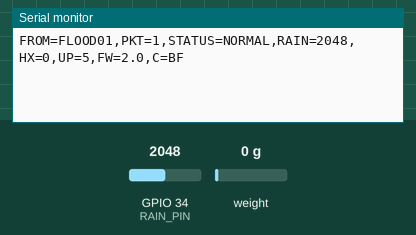
Simulated run of this sketch. Board: ESP32. Parts: the last lines printed to the serial monitor. The test bench sets the inputs (shaded band); at power-on: weight on the scale 0 g, GPIO 34 (RAIN_PIN) = 2048 (analog values on the 0–4095 scale). Random numbers use the default seed unless the sketch sets one; no radio packets arrive unless stated.

Above: at 5.8 s.
5.9 s: weight on the scale set to 100 g
At 11.6 s:
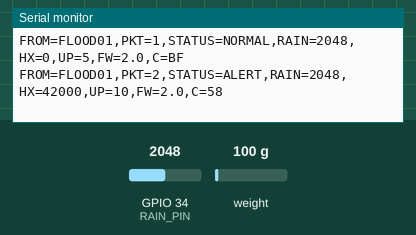
16.8 s: GPIO 34 (RAIN_PIN) set to 2866
At 26.5 s:
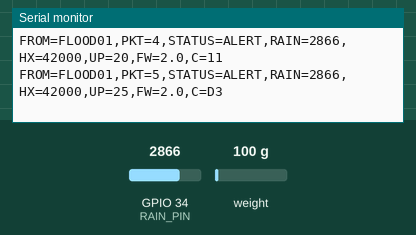
27.0 s: weight on the scale set to 1250 g
At 31.8 s:
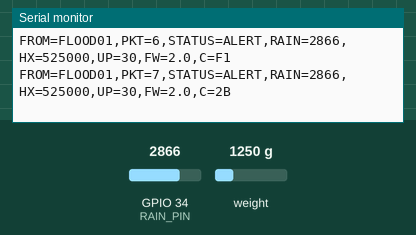
32.3 s: GPIO 34 (RAIN_PIN) set to 2047
At 42.3 s:
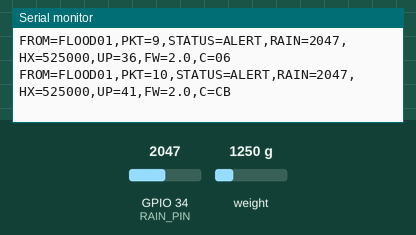
42.6 s: weight on the scale set to 2500 g
At 52.3 s:
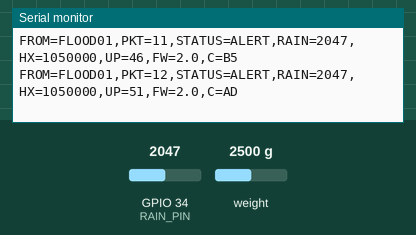
52.9 s: GPIO 34 (RAIN_PIN) set to 1228
At 58.1 s:
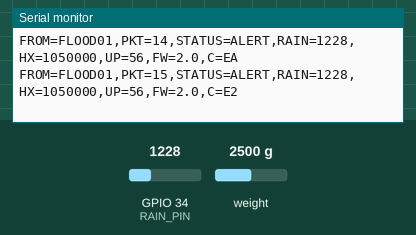

The sketch:

node1_flood.ino
```cpp
/*
  AquaMesh Node 1  (FLOOD01)  v2.0  -  rain sensor + HX711 -> LoRa 433 MHz
  Written WITHOUT access to your original node1.ino: check PIN numbers below against your wiring.
  Packet stays backward-compatible with the old Pi parser:
     FROM=FLOOD01,PKT=33,STATUS=NORMAL,RAIN=120,HX=192547,UP=165,FW=2.0,C=3F
  What is better than v1:
   - median of 5 ADC samples (kills single-sample spikes)            - STATUS alert uses hysteresis (2 in a row to set, 3 to clear)
   - HX711 omitted (not sent as 0) when it is not ready              - uptime UP= so the Pi can see reboots
   - CRC-8 (poly 0x07) over the payload so corrupted packets are rejected  - hardware watchdog restarts a hung node
   - optional battery voltage VBAT= (set VBAT_PIN)                    - jittered TX so two nodes do not always collide
*/
#include <SPI.h>
#include <LoRa.h>
#include <HX711.h>
#include <esp_task_wdt.h>

// ---- CONFIG (edit) ----
#define NODE_ID        "FLOOD01"
#define FW_VERSION     "2.0"
#define RAIN_PIN       34          // analog rain board AO   <-- check
#define HX_DOUT        16          // <-- check
#define HX_SCK         17          // <-- check
#define VBAT_PIN       -1          // e.g. 35 with a 2:1 divider; -1 = not fitted
#define LORA_SS 18
#define LORA_RST 14
#define LORA_DIO0 26
#define LORA_FREQ      433E6
#define LORA_SYNC      0x12
#define TX_PERIOD_MS   5000
#define ALERT_RAW      500         // same threshold the Pi mirrors
#define ALERT_SET_N    2
#define ALERT_CLEAR_N  3
#define ALERT_CLEAR_RAW 400
// -----------------------
HX711 hx;
uint32_t pktCounter = 0, lastTx = 0;
int aboveCount = 0, belowCount = 0;
bool alertOn = false;

uint8_t crc8(const char* s) {
  uint8_t c = 0;
  while (*s) { c ^= (uint8_t)*s++; for (int i = 0; i < 8; i++) c = (c & 0x80) ? (uint8_t)((c << 1) ^ 0x07) : (uint8_t)(c << 1); }
  return c;
}
int medianAnalog(int pin) {
  int v[5];
  for (int i = 0; i < 5; i++) { v[i] = analogRead(pin); delay(3); }
  for (int i = 0; i < 4; i++) for (int j = i + 1; j < 5; j++) if (v[j] < v[i]) { int t = v[i]; v[i] = v[j]; v[j] = t; }
  return v[2];
}
void setup() {
  Serial.begin(115200);
  esp_task_wdt_init(15, true); esp_task_wdt_add(NULL);       // reboot if loop() stalls 15 s
  analogReadResolution(12);
  hx.begin(HX_DOUT, HX_SCK);
  LoRa.setPins(LORA_SS, LORA_RST, LORA_DIO0);
  while (!LoRa.begin(LORA_FREQ)) { Serial.println("LoRa init failed, retrying"); delay(500); esp_task_wdt_reset(); }
  LoRa.setSyncWord(LORA_SYNC);
  randomSeed(esp_random());
}
void loop() {
  esp_task_wdt_reset();
  if (millis() - lastTx < TX_PERIOD_MS) { delay(20); return; }
  lastTx = millis() + random(0, 400);                        // jitter
  int rain = medianAnalog(RAIN_PIN);
  if (rain > ALERT_RAW) { aboveCount++; belowCount = 0; } else if (rain < ALERT_CLEAR_RAW) { belowCount++; aboveCount = 0; }
  if (!alertOn && aboveCount >= ALERT_SET_N) alertOn = true;
  if (alertOn && belowCount >= ALERT_CLEAR_N) alertOn = false;
  char buf[160];
  int n = snprintf(buf, sizeof buf, "FROM=%s,PKT=%lu,STATUS=%s,RAIN=%d", NODE_ID, (unsigned long)++pktCounter, alertOn ? "ALERT" : "NORMAL", rain);
  if (hx.is_ready()) n += snprintf(buf + n, sizeof buf - n, ",HX=%ld", hx.read());   // omitted when not ready (v1 sent 0)
  n += snprintf(buf + n, sizeof buf - n, ",UP=%lu,FW=%s", (unsigned long)(millis() / 1000), FW_VERSION);
  if (VBAT_PIN >= 0) n += snprintf(buf + n, sizeof buf - n, ",VBAT=%.2f", analogRead(VBAT_PIN) * 2.0 * 3.3 / 4095.0);
  char out[200];
  snprintf(out, sizeof out, "%s,C=%02X", buf, crc8(buf));
  LoRa.beginPacket(); LoRa.print(out); LoRa.endPacket();
  Serial.println(out);
}
```

Measured:
- after the input at 5.9 s, the serial monitor: prints a new line after 4.3 s (image 1)
- after the input at 16.8 s, the serial monitor: prints a new line after 3.6 s (image 2)
- after the input at 27.0 s, the serial monitor: prints a new line after 3.6 s (image 3)
- after the input at 32.3 s, the serial monitor: prints a new line after 3.6 s (image 4)
- after the input at 42.6 s, the serial monitor: prints a new line after 3.6 s (image 5)
- after the input at 52.9 s, the serial monitor: prints a new line after 3.6 s (image 6)
